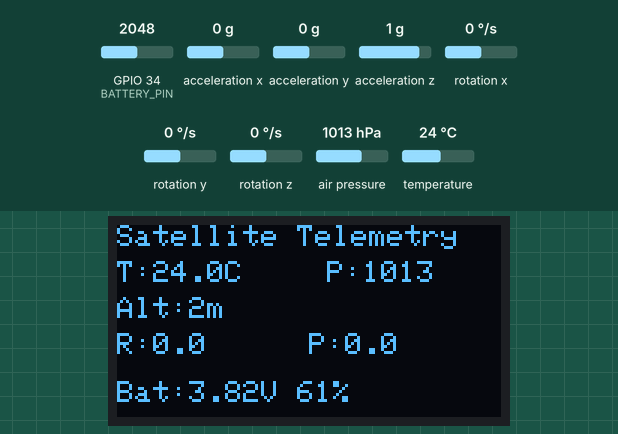
This program was run on a simulated ESP32. On the bench: 128×64 one-colour display. Wiring (inferred from the names in the program): MPU-6050 motion sensor at I2C address 0x68. Inputs (shaded band) come from the test bench; at power-on: acceleration x 0 g, GPIO 34 (BATTERY_PIN) = 2048, rotation y 0 °/s, rotation x 0 °/s, acceleration y 0 g, acceleration z 1 g, rotation z 0 °/s, air pressure 1013 hPa, temperature 24 °C (analog values on the 0–4095 scale). What the program prints to the serial monitor is not drawn.

Above: at 9.9 s.
10.0 s: acceleration x set to -1.4 g
At 10.19 s:
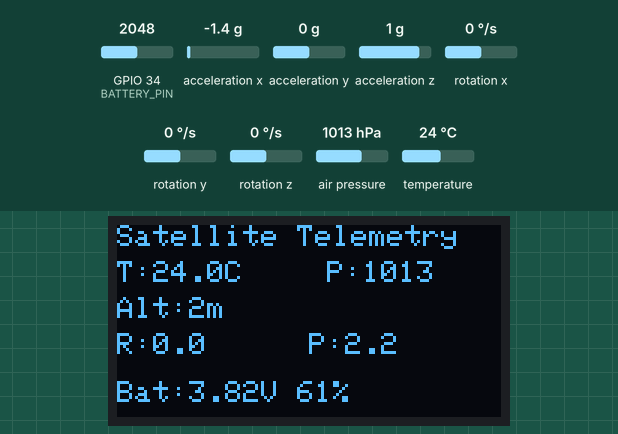
12.1 s: GPIO 34 (BATTERY_PIN) set to 1960
At 12.32 s:
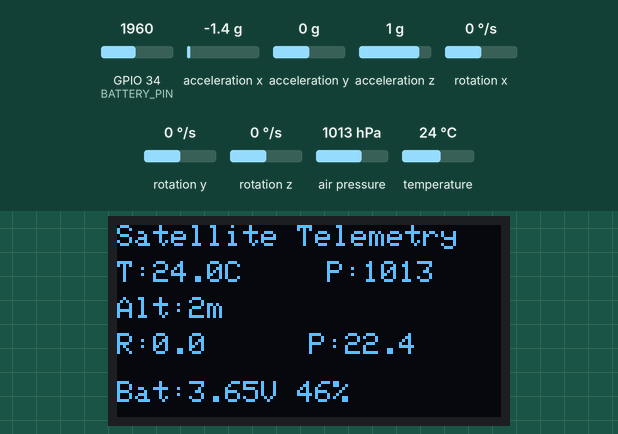
13.7 s: rotation y set to -100 °/s
At 15.2 s:
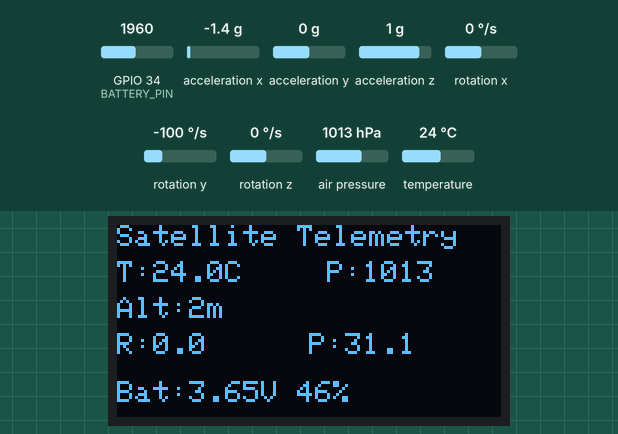
15.8 s: rotation x set to 7 °/s
At 16.14 s:
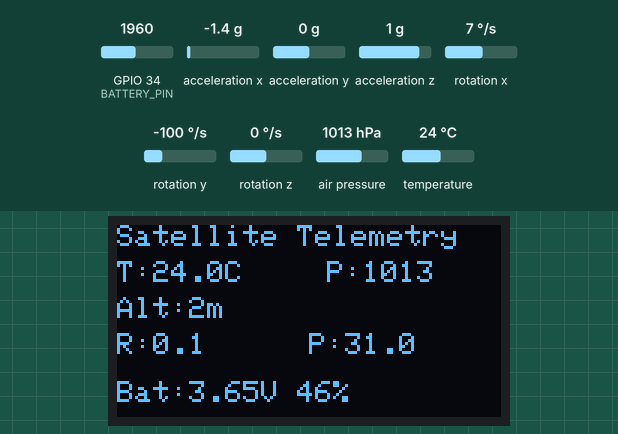
17.4 s: rotation x set to 0 °/s
At 19.9 s:
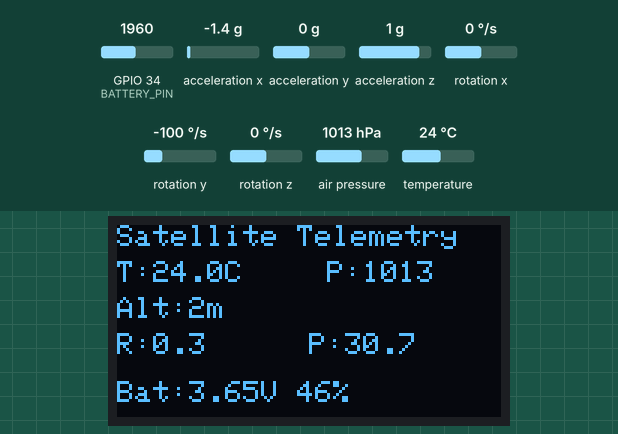
20.1 s: GPIO 34 (BATTERY_PIN) set to 2040
At 21.2 s:
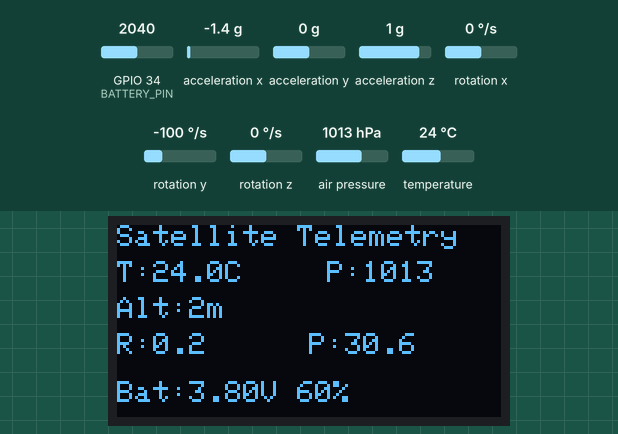
Timing chart, 0 to 23.1 s (numbered marks = the images above; inputs shaded):
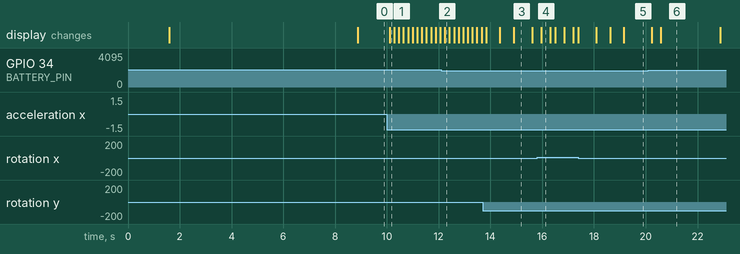

The program:

main.cpp
```cpp
#include <Arduino.h>
#include <Wire.h>

#include "config.h"
#include "oled.h"
#include "bmp280.h"
#include "mpu6050.h"
#include "battery.h"
#include "telemetry.h"
#include "protocol.h"

void setup()
{
    Serial.begin(115200);

    // Initialize I2C
    Wire.begin(SDA_PIN, SCL_PIN);

    Serial.println();
    Serial.println("======================================");
    Serial.println(" Satellite Telemetry System");
    Serial.println(" Initializing...");
    Serial.println("======================================");

    // Initialize OLED
    oledInit();

    // Initialize BMP280
    if (!bmpInit())
    {
        Serial.println("BMP280 Initialization Failed!");
        while (true);
    }

    // Initialize MPU6050
    if (!mpuInit())
    {
        Serial.println("MPU6050 Initialization Failed!");
        while (true);
    }

    // Calibrate MPU6050
    mpuCalibrate();

    // Initialize Battery Monitor
    batteryInit();

    Serial.println("Initialization Complete");
    Serial.println();
}

void loop()
{
    // Read all sensors
    bmpRead();
    mpuRead();
    batteryRead();

    // Print telemetry packet
    createPacket();
    sendPacket();
    // Update OLED display
    oledUpdate();

    delay(LOOP_DELAY);
}
```

battery.h
```cpp
#ifndef BATTERY_H
#define BATTERY_H

void batteryInit();

void batteryRead();

float getBatteryVoltage();

int getBatteryPercentage(float voltage);

#endif
```

bmp280.h
```cpp
#ifndef BMP280_SENSOR_H
#define BMP280_SENSOR_H

bool bmpInit();

void bmpRead();

#endif
```

mpu6050.h
```cpp
#ifndef MPU6050_SENSOR_H
#define MPU6050_SENSOR_H

bool mpuInit();

void mpuCalibrate();

void mpuRead();

#endif
```

oled.h
```cpp
#ifndef OLED_H
#define OLED_H

void oledInit();

void oledUpdate();

#endif
```

protocol.h
```cpp
#ifndef PROTOCOL_H
#define PROTOCOL_H

#include <Arduino.h>
#include "telemetry.h"

// ------------------------------
// Packet Constants
// ------------------------------
#define PACKET_HEADER 0xAA55
#define PACKET_FOOTER 0x55AA

#define PACKET_ID_TELEMETRY 0x01

// ------------------------------
// Status Flags
// ------------------------------
#define STATUS_OK               0x00
#define STATUS_LOW_BATTERY      0x01
#define STATUS_HIGH_TEMP        0x02
#define STATUS_BMP_ERROR        0x04
#define STATUS_MPU_ERROR        0x08
#define STATUS_SENSOR_TIMEOUT   0x10

// ------------------------------
// Telemetry Packet Structure
// ------------------------------
struct TelemetryPacket
{
    uint16_t header;

    uint8_t packetID;

    uint16_t packetCounter;

    uint32_t timestamp;

    float temperature;
    float pressure;
    float altitude;

    float roll;
    float pitch;

    float batteryVoltage;

    uint8_t batteryPercentage;

    uint8_t statusFlags;

    uint8_t checksum;

    uint16_t footer;
};

// ------------------------------
// Functions
// ------------------------------
void createPacket();

uint8_t calculateChecksum(uint8_t *data, size_t length);

void sendPacket();

#endif
```

telemetry.h
```cpp
#ifndef TELEMETRY_H
#define TELEMETRY_H

struct TelemetryData
{
    // BMP280
    float temperature;
    float pressure;
    float altitude;

    // MPU6050
    float roll;
    float pitch;

    // Battery
    float batteryVoltage;
    int batteryPercentage;
};

// Global telemetry object
extern TelemetryData telemetry;

// Functions
void printTelemetry();

#endif
```

battery.cpp
```cpp
#include <Arduino.h>

#include "config.h"
#include "battery.h"
#include "telemetry.h"

// --------------------------------------------------
// Median Filter
// --------------------------------------------------
int getMedian(int *arr, int size)
{
    for (int i = 0; i < size - 1; i++)
    {
        for (int j = i + 1; j < size; j++)
        {
            if (arr[j] < arr[i])
            {
                int temp = arr[i];
                arr[i] = arr[j];
                arr[j] = temp;
            }
        }
    }

    return arr[size / 2];
}

// --------------------------------------------------
// Stable ADC Read
// --------------------------------------------------
int readADCStable()
{
    const int samples = 15;

    int values[samples];

    for (int i = 0; i < samples; i++)
    {
        values[i] = analogRead(BATTERY_PIN);
        delay(3);
    }

    return getMedian(values, samples);
}

// --------------------------------------------------
// Initialization
// --------------------------------------------------
void batteryInit()
{
    analogReadResolution(12);

    analogSetPinAttenuation(BATTERY_PIN, ADC_11db);

    Serial.println("Battery Monitor Initialized");
}

// --------------------------------------------------
// Voltage
// --------------------------------------------------
float getBatteryVoltage()
{
    int adcValue = readADCStable();

    const float dividerRatio = (R1 + R2) / R2;

    float batteryVoltage =
        ((float)adcValue / ADC_MAX) *
        ADC_REF *
        dividerRatio *
        CALIBRATION_FACTOR;

    return batteryVoltage;
}

// --------------------------------------------------
// Battery Percentage
// --------------------------------------------------
int getBatteryPercentage(float v)
{
    if (v >= 4.2)
        return 100;

    if (v <= 3.0)
        return 0;

    if (v > 3.7)
        return 50 + (v - 3.7) * 100;

    return (v - 3.0) * 50 / (3.7 - 3.0);
}

// --------------------------------------------------
// Update Telemetry Structure
// --------------------------------------------------
void batteryRead()
{
    telemetry.batteryVoltage = getBatteryVoltage();

    telemetry.batteryPercentage =
        getBatteryPercentage(
            telemetry.batteryVoltage);
}
```

bmp280.cpp
```cpp
#include <Arduino.h>
#include <Wire.h>
#include <Adafruit_BMP280.h>

#include "config.h"
#include "bmp280.h"
#include "telemetry.h"

Adafruit_BMP280 bmp;

// --------------------------------------------------
// Initialize BMP280
// --------------------------------------------------
bool bmpInit()
{
    if (!bmp.begin(BMP_ADDRESS))
    {
        return false;
    }

    // Recommended settings
    bmp.setSampling(
        Adafruit_BMP280::MODE_NORMAL,
        Adafruit_BMP280::SAMPLING_X2,
        Adafruit_BMP280::SAMPLING_X16,
        Adafruit_BMP280::FILTER_X16,
        Adafruit_BMP280::STANDBY_MS_500
    );

    Serial.println("BMP280 Initialized");

    return true;
}

// --------------------------------------------------
// Read BMP280 Sensor
// --------------------------------------------------
void bmpRead()
{
    telemetry.temperature = bmp.readTemperature();

    telemetry.pressure = bmp.readPressure() / 100.0F;

    telemetry.altitude =
        bmp.readAltitude(SEA_LEVEL_PRESSURE);
}
```

mpu6050.cpp
```cpp
#include <Arduino.h>
#include <Wire.h>
#include <math.h>

#include "config.h"
#include "mpu6050.h"
#include "telemetry.h"

// -------------------------------------------------
// Raw Sensor Data
// -------------------------------------------------
int16_t AccX, AccY, AccZ;
int16_t GyroX, GyroY, GyroZ;

// -------------------------------------------------
// Calibration Offsets
// -------------------------------------------------
float accX_offset = 0;
float accY_offset = 0;
float accZ_offset = 0;

float gyroX_offset = 0;
float gyroY_offset = 0;
float gyroZ_offset = 0;

// -------------------------------------------------
// Orientation
// -------------------------------------------------
float roll = 0;
float pitch = 0;

// -------------------------------------------------
// Read MPU6050 Registers
// -------------------------------------------------
void readMPU()
{
    Wire.beginTransmission(MPU_ADDRESS);
    Wire.write(0x3B);
    Wire.endTransmission(false);

    Wire.requestFrom(MPU_ADDRESS, 14, true);

    AccX = Wire.read() << 8 | Wire.read();
    AccY = Wire.read() << 8 | Wire.read();
    AccZ = Wire.read() << 8 | Wire.read();

    Wire.read();
    Wire.read();

    GyroX = Wire.read() << 8 | Wire.read();
    GyroY = Wire.read() << 8 | Wire.read();
    GyroZ = Wire.read() << 8 | Wire.read();
}

// -------------------------------------------------
// Initialize MPU6050
// -------------------------------------------------
bool mpuInit()
{
    Wire.beginTransmission(MPU_ADDRESS);

    if (Wire.endTransmission() != 0)
    {
        return false;
    }

    Wire.beginTransmission(MPU_ADDRESS);

    Wire.write(0x6B);
    Wire.write(0);

    Wire.endTransmission(true);

    delay(100);

    Serial.println("MPU6050 Initialized");

    return true;
}

// -------------------------------------------------
// Calibration
// -------------------------------------------------
void mpuCalibrate()
{
    Serial.println("Calibrating MPU6050...");
    Serial.println("Keep Sensor Still");

    for (int i = 0; i < 2000; i++)
    {
        readMPU();

        accX_offset += AccX;
        accY_offset += AccY;
        accZ_offset += AccZ;

        gyroX_offset += GyroX;
        gyroY_offset += GyroY;
        gyroZ_offset += GyroZ;

        delay(2);
    }

    accX_offset /= 2000.0;
    accY_offset /= 2000.0;
    accZ_offset = (accZ_offset / 2000.0) - 16384.0;

    gyroX_offset /= 2000.0;
    gyroY_offset /= 2000.0;
    gyroZ_offset /= 2000.0;

    Serial.println("Calibration Complete");
}

// -------------------------------------------------
// Read Orientation
// -------------------------------------------------
void mpuRead()
{
    readMPU();

    float Ax = (AccX - accX_offset) / 16384.0;
    float Ay = (AccY - accY_offset) / 16384.0;
    float Az = (AccZ - accZ_offset) / 16384.0;

    float Gx = (GyroX - gyroX_offset) / 131.0;
    float Gy = (GyroY - gyroY_offset) / 131.0;

    if (fabs(Gx) < 0.30)
        Gx = 0;

    if (fabs(Gy) < 0.30)
        Gy = 0;

    const float dt = 0.01;

    float accRoll =
        atan2(Ay, Az) * 180.0 / PI;

    float accPitch =
        atan2(-Ax, sqrt(Ay * Ay + Az * Az))
        * 180.0 / PI;

    roll =
        0.96 * (roll + Gx * dt) +
        0.04 * accRoll;

    pitch =
        0.96 * (pitch + Gy * dt) +
        0.04 * accPitch;

    telemetry.roll = roll;
    telemetry.pitch = pitch;
}
```

oled.cpp
```cpp
#include <Arduino.h>
#include <Wire.h>
#include <Adafruit_GFX.h>
#include <Adafruit_SSD1306.h>

#include "config.h"
#include "oled.h"
#include "telemetry.h"

Adafruit_SSD1306 display(
    SCREEN_WIDTH,
    SCREEN_HEIGHT,
    &Wire,
    -1
);

// --------------------------------------------------
// OLED Initialization
// --------------------------------------------------
void oledInit()
{
    if (!display.begin(SSD1306_SWITCHCAPVCC, OLED_ADDRESS))
    {
        Serial.println("OLED Initialization Failed!");

        while (true);
    }

    display.clearDisplay();
    display.setTextColor(SSD1306_WHITE);

    display.setTextSize(2);
    display.setCursor(0, 0);
    display.println("Satellite");

    display.setTextSize(1);
    display.println("Telemetry System");

    display.display();

    delay(1500);

    display.clearDisplay();
    display.display();

    Serial.println("OLED Initialized");
}

// --------------------------------------------------
// OLED Dashboard
// --------------------------------------------------
void oledUpdate()
{
    display.clearDisplay();

    // ---------- Title ----------
    display.setTextSize(1);
    display.setCursor(0, 0);
    display.println("Satellite Telemetry");

    // ---------- Temperature ----------
    display.setCursor(0, 12);
    display.print("T:");
    display.print(telemetry.temperature, 1);
    display.print("C");

    // ---------- Pressure ----------
    display.setCursor(70, 12);
    display.print("P:");
    display.print(telemetry.pressure, 0);

    // ---------- Altitude ----------
    display.setCursor(0, 24);
    display.print("Alt:");
    display.print(telemetry.altitude, 0);
    display.print("m");

    // ---------- Roll ----------
    display.setCursor(0, 36);
    display.print("R:");
    display.print(telemetry.roll, 1);

    // ---------- Pitch ----------
    display.setCursor(64, 36);
    display.print("P:");
    display.print(telemetry.pitch, 1);

    // ---------- Battery ----------
    display.setCursor(0, 52);

    display.print("Bat:");

    display.print(telemetry.batteryVoltage, 2);

    display.print("V ");

    display.print(telemetry.batteryPercentage);

    display.print("%");

    display.display();
}
```

protocol.cpp
```cpp
#include <Arduino.h>
#include <string.h>

#include "protocol.h"
#include "telemetry.h"

// --------------------------------------------------
// Global Packet
// --------------------------------------------------
TelemetryPacket packet;

// Packet Counter
static uint16_t packetCounter = 0;

// --------------------------------------------------
// XOR Checksum
// --------------------------------------------------
uint8_t calculateChecksum(uint8_t *data, size_t length)
{
    uint8_t checksum = 0;

    for (size_t i = 0; i < length; i++)
    {
        checksum ^= data[i];
    }

    return checksum;
}

// --------------------------------------------------
// Create Telemetry Packet
// --------------------------------------------------
void createPacket()
{
    packet.header = PACKET_HEADER;

    packet.packetID = PACKET_ID_TELEMETRY;

    packet.packetCounter = packetCounter++;

    packet.timestamp = millis();

    // Copy Telemetry Data
    packet.temperature = telemetry.temperature;
    packet.pressure = telemetry.pressure;
    packet.altitude = telemetry.altitude;

    packet.roll = telemetry.roll;
    packet.pitch = telemetry.pitch;

    packet.batteryVoltage = telemetry.batteryVoltage;
    packet.batteryPercentage = telemetry.batteryPercentage;

    // Status Flags
    packet.statusFlags = STATUS_OK;

    if (telemetry.batteryPercentage < 20)
        packet.statusFlags |= STATUS_LOW_BATTERY;

    if (telemetry.temperature > 70)
        packet.statusFlags |= STATUS_HIGH_TEMP;

    // Footer
    packet.footer = PACKET_FOOTER;

    // Calculate checksum
    packet.checksum = calculateChecksum(
        (uint8_t*)&packet,
        sizeof(TelemetryPacket) - 3
    );
}

// --------------------------------------------------
// Send Packet
// --------------------------------------------------
void sendPacket()
{
    Serial.write(
        (uint8_t*)&packet,
        sizeof(TelemetryPacket)
    );
}
```

telemetry.cpp
```cpp
#include <Arduino.h>

#include "telemetry.h"

// --------------------------------------------------
// Global Telemetry Object
// --------------------------------------------------
TelemetryData telemetry;

// --------------------------------------------------
// Print Telemetry Packet
// --------------------------------------------------
void printTelemetry()
{
    Serial.println();
    Serial.println("========================================");
    Serial.println("      SATELLITE TELEMETRY DATA");
    Serial.println("========================================");

    Serial.print("Temperature       : ");
    Serial.print(telemetry.temperature, 2);
    Serial.println(" C");

    Serial.print("Pressure          : ");
    Serial.print(telemetry.pressure, 2);
    Serial.println(" hPa");

    Serial.print("Altitude          : ");
    Serial.print(telemetry.altitude, 2);
    Serial.println(" m");

    Serial.println("----------------------------------------");

    Serial.print("Roll              : ");
    Serial.print(telemetry.roll, 2);
    Serial.println(" deg");

    Serial.print("Pitch             : ");
    Serial.print(telemetry.pitch, 2);
    Serial.println(" deg");

    Serial.println("----------------------------------------");

    Serial.print("Battery Voltage   : ");
    Serial.print(telemetry.batteryVoltage, 2);
    Serial.println(" V");

    Serial.print("Battery Level     : ");
    Serial.print(telemetry.batteryPercentage);
    Serial.println(" %");

    Serial.println("========================================");
    Serial.println();
}
```

config.h
```cpp
#ifndef CONFIG_H
#define CONFIG_H

// ================================
// OLED Configuration
// ================================
#define SCREEN_WIDTH   128
#define SCREEN_HEIGHT  64
#define OLED_ADDRESS   0x3C

// ================================
// I2C Pins
// ================================
#define SDA_PIN        21
#define SCL_PIN        22

// ==============================
// Battery Monitor
// ==============================

#define BATTERY_PIN 34

#define ADC_MAX 4095.0
#define ADC_REF 3.30

#define R1 100000.0
#define R2 100000.0

#define CALIBRATION_FACTOR 1.156

// ================================
// BMP280
// ================================
#define BMP_ADDRESS    0x76
#define SEA_LEVEL_PRESSURE 1013.25

// ================================
// MPU6050
// ================================
#define MPU_ADDRESS    0x68

// ================================
// Loop Timing
// ================================
#define LOOP_DELAY     100

#endif
```

Measured:
- after the input at 10.0 s, the display: changes after 0.11 s (image 1)
- what the display in image 3 shows lasts 0.7 s, from 14.9 s to 15.6 s
